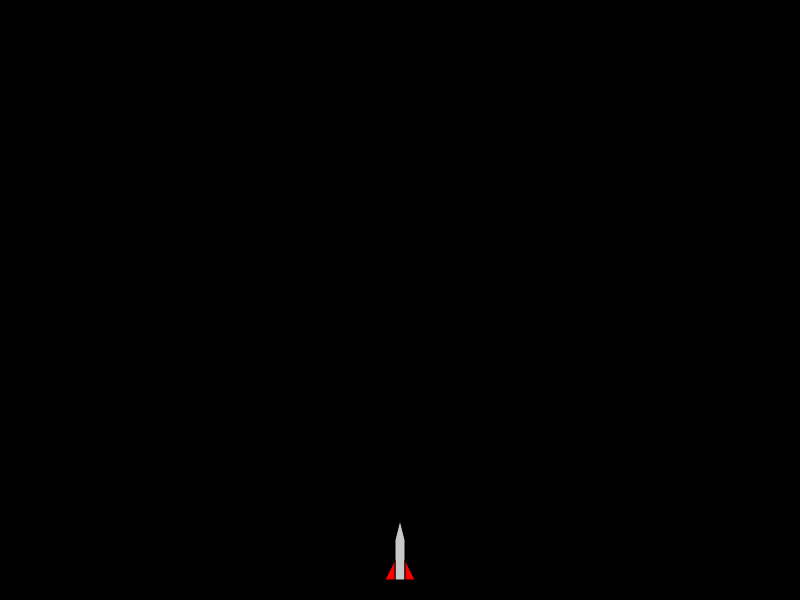
Frame 1 (no input)
Frame 60 (no input): identical to frame 1, image omitted
Frame 120 (the mouse pressed at the canvas centre since frame 60): identical to frame 1, image omitted

The p5.js sketch that drew this single still picture (run headless with seeded random() and noise() and a simulated clock; from frame 60 on, the mouse is pressed at the canvas centre):

// p5.js sketch
// ── sketch.js
var rocket;
var thrust = false;
var moveRight = false;
var moveLeft = false;
var baseLine;

function setup()
{
	createCanvas(800, 600);
	var baseLine = height - 80;
	rocket = {
		x: width / 2 - 15,
		y: baseLine,
	};
}



function draw()
{

	if (thrust && rocket.y > 0)
	{
		rocket.y -= 3;
	}

	else if (rocket.y > baseLine)
	{
		rocket.y += 2;
	}


	if (moveLeft && rocket.x > 0 && rocket.y != baseLine)
	{
		rocket.x -= 2;
	}

	if (moveRight && rocket.x < width && rocket.y != baseLine)
	{
		rocket.x += 2;
	}

	background(0);
	fill(200);
	beginShape();
	vertex(rocket.x + 10, rocket.y + 60);
	vertex(rocket.x + 10, rocket.y + 20);
	vertex(rocket.x + 15, rocket.y);
	vertex(rocket.x + 20, rocket.y + 20);
	vertex(rocket.x + 20, rocket.y + 60);
	endShape(CLOSE);

	fill(255, 0, 0);
	beginShape();
	vertex(rocket.x, rocket.y + 60);
	vertex(rocket.x + 10, rocket.y + 40);
	vertex(rocket.x + 10, rocket.y + 60);
	endShape(CLOSE);

	beginShape();
	vertex(rocket.x + 30, rocket.y + 60);
	vertex(rocket.x + 20, rocket.y + 40);
	vertex(rocket.x + 20, rocket.y + 60);
	endShape(CLOSE);

	if (thrust)
	{
		fill(255, 150, 0);
		beginShape();
		vertex(rocket.x + 10, rocket.y + 60);
		vertex(rocket.x + 13, rocket.y + 80);
		vertex(rocket.x + 15, rocket.y + 70);
		vertex(rocket.x + 18, rocket.y + 80);
		vertex(rocket.x + 20, rocket.y + 60);
		endShape(CLOSE);
	}

}

function keyPressed()
{
	if (key == "W")
	{
		thrust = true;
	}

	if (key == "A")
	{
		moveLeft = true;
	}

	if (key == "D")
	{
		moveRight = true;
	}
}

function keyReleased()
{
	thrust = false;
	moveRight = false;
	moveLeft = false;

}
